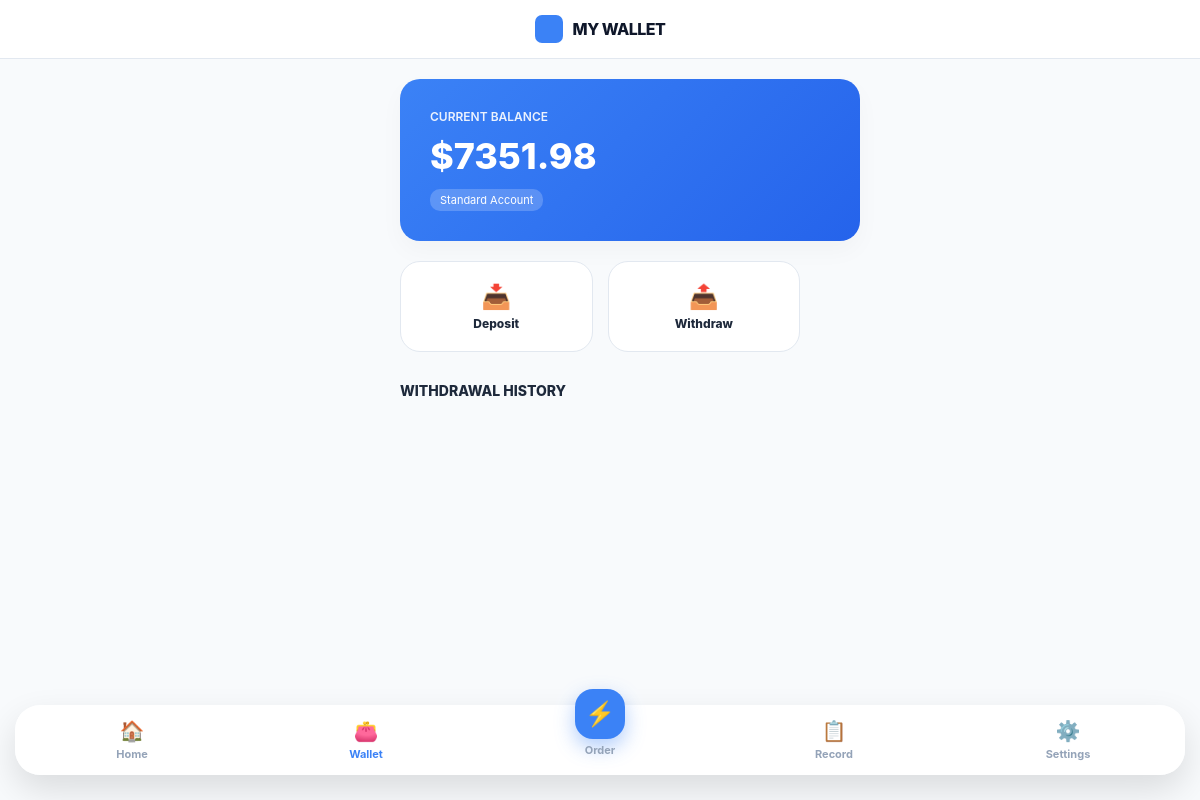
/wallet/ (signed in), run on an earlier commit of the app's database.
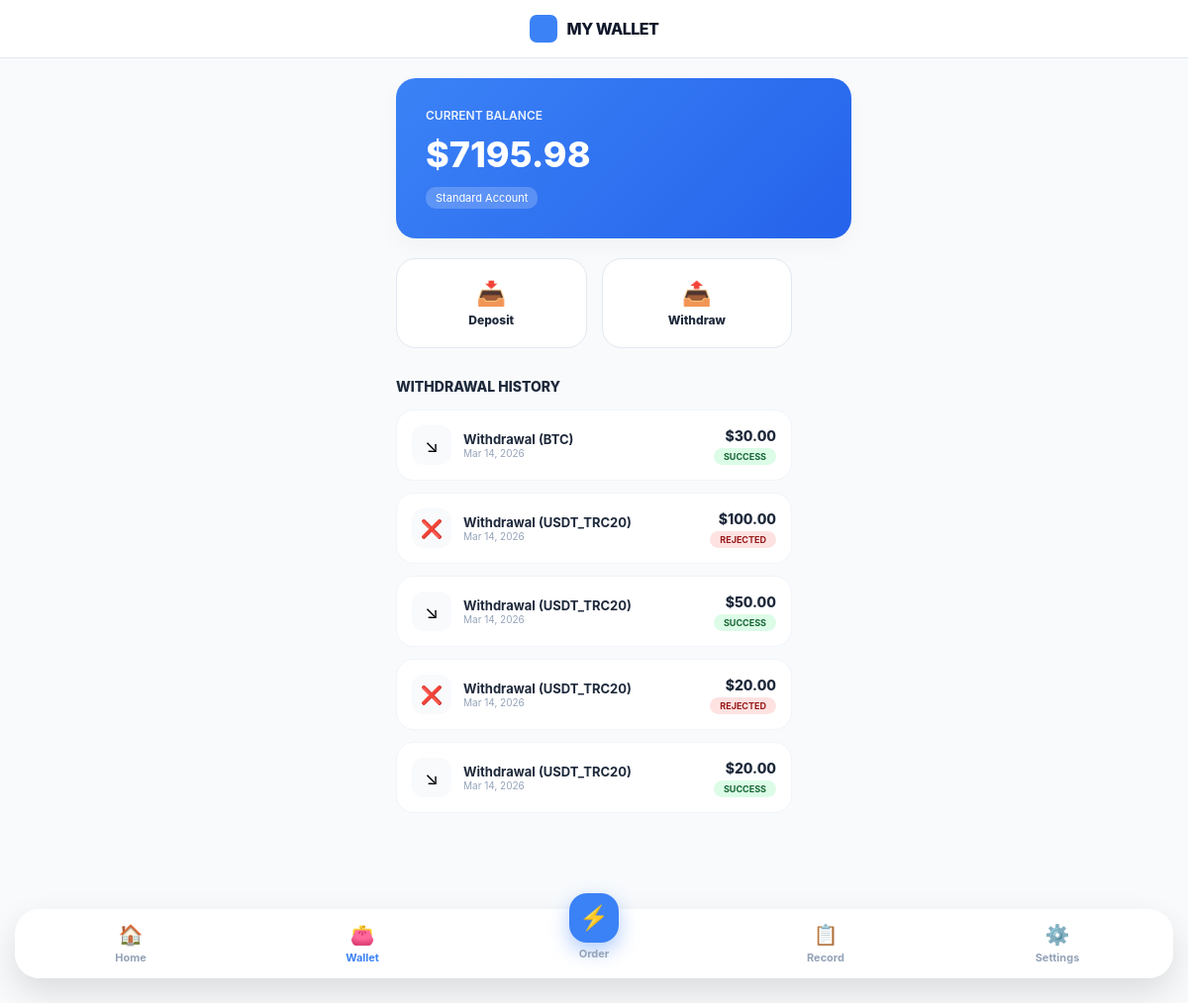
And on a later commit of the database.
### Catalog/models.py (models this page shows, shortened)
class Profile(models.Model):
    user = models.OneToOneField(User, on_delete=models.CASCADE, related_name='profile')
    balance = models.DecimalField(max_digits=12, decimal_places=2, default=0.00) # Increased max_digits
    wallet_address = models.CharField(max_length=255, blank=True, null=True)
    phone_number = models.CharField(max_length=20, blank=True, null=True)
    current_progress = models.IntegerField(default=0)

class Order(models.Model):
    STATUS_CHOICES = [
        ('scheduled', 'Scheduled'),
        ('pending', 'Pending'),
        ('completed', 'Completed'),
        ('frozen', 'Frozen'),
        ('withdrawal', 'Withdrawal Pending'),
        ('withdrawn', 'Withdrawn/Paid'),
        ('rejected', 'Rejected'),
    ]
    user = models.ForeignKey(User, on_delete=models.CASCADE, related_name='orders', null=True, blank=True)
    product_name = models.CharField(max_length=255)
    price = models.DecimalField(max_digits=12, decimal_places=2, default=0.00)
    profit = models.DecimalField(max_digits=12, decimal_places=2, default=0.00)
    commission_rate = models.DecimalField(max_digits=5, decimal_places=2, default=1.00)
    status = models.CharField(max_length=20, choices=STATUS_CHOICES, default='pending')
    created_at = models.DateTimeField(auto_now_add=True)
    scheduled_at = models.IntegerField(null=True, blank=True)

### Catalog/views.py (the view)
# urls.py: path('wallet/', views.user_wallet, name='user_wallet'),
@login_required(login_url='user_login')
def user_wallet(request):
    return render(request, 'users/wallet.html', {'profile': request.user.profile})

### Catalog/templates/users/wallet.html
{% extends "users/user_main.html" %}
{% block header_title %}MY WALLET{% endblock %}
{% block content %}
<div style="width: 100%; max-width: 400px; margin: 0 auto; padding-bottom: 40px;">
    <div class="dashboard-card" style="padding: 30px; background: linear-gradient(135deg, #3b82f6 0%, #2563eb 100%); color: white; border: none; margin-bottom: 20px; border-radius: 20px;">
        <div style="font-size: 12px; font-weight: 600; opacity: 0.9; text-transform: uppercase;">Current Balance</div>
        <div style="font-size: 36px; font-weight: 800; margin: 10px 0;">${{ profile.balance }}</div>
        <div style="font-size: 11px; background: rgba(255,255,255,0.2); display: inline-block; padding: 4px 10px; border-radius: 10px;">
            Standard Account
        </div>
    </div>
    <div style="display: grid; grid-template-columns: 1fr 1fr; gap: 15px; margin-bottom: 25px;">
        <a href="{% url 'user_settings' %}" style="text-decoration: none; background: white; padding: 20px; border-radius: 20px; text-align: center; border: 1px solid #e2e8f0;">
            <div style="font-size: 24px; margin-bottom: 5px;">📥</div>
            <div style="font-size: 12px; font-weight: 800; color: #1e293b;">Deposit</div>
        </a>
        <a href="{% url 'withdraw_funds' %}" style="text-decoration: none; background: white; padding: 20px; border-radius: 20px; text-align: center; border: 1px solid #e2e8f0;">
            <div style="font-size: 24px; margin-bottom: 5px;">📤</div>
            <div style="font-size: 12px; font-weight: 800; color: #1e293b;">Withdraw</div>
        </a>
    </div>
    <div style="margin-top: 30px;">
        <h4 style="margin: 0 0 15px 0; font-size: 14px; color: #1e293b; font-weight: 800;">WITHDRAWAL HISTORY</h4>
        {% if user.orders.all %}
            {% for order in user.orders.all|dictsortreversed:"created_at" %}
                {% if order.status in 'withdrawal,withdrawn,rejected' %}
                <div style="background: white; padding: 15px; border-radius: 18px; border: 1px solid #f1f5f9; margin-bottom: 12px; display: flex; justify-content: space-between; align-items: center;">
                    <div style="display: flex; align-items: center; gap: 12px;">
                        <div style="background: #f8fafc; width: 40px; height: 40px; border-radius: 12px; display: flex; align-items: center; justify-content: center; font-size: 18px;">
                            {% if order.status == 'rejected' %}❌{% else %}↘{% endif %}
                        </div>
                        <div>
                            <div style="font-size: 13px; font-weight: 700; color: #1e293b;">{{ order.product_name }}</div>
                            <div style="font-size: 10px; color: #94a3b8;">{{ order.created_at|date:"M d, Y" }}</div>
                        </div>
                    </div>
                    <div style="text-align: right;">
                        <div style="font-size: 14px; font-weight: 800; color: #1e293b;">
                            ${{ order.price }}
                        </div>
                        <span style="font-size: 9px; padding: 3px 10px; border-radius: 20px; font-weight: 700; text-transform: uppercase;
                            {% if order.status == 'withdrawn' %} background: #dcfce7; color: #166534;
                            {% elif order.status == 'withdrawal' %} background: #fef9c3; color: #854d0e;
                            {% else %} background: #fee2e2; color: #991b1b; {% endif %}">
                            {% if order.status == 'withdrawal' %}
                                Pending
                            {% elif order.status == 'withdrawn' %}
                                Success
                            {% elif order.status == 'rejected' %}
                                Rejected
                            {% endif %}
                        </span>
                    </div>
                </div>
                {% endif %}
            {% endfor %}
        {% else %}
            <div style="text-align: center; padding: 40px; color: #94a3b8; font-size: 12px;">No records.</div>
        {% endif %}
    </div>
</div>
{% endblock %}

### Catalog/templates/users/user_main.html (shortened to what this page needs)
<!DOCTYPE html>
<html lang="en">
<head>
</head>
<body>
    <nav>
        <div style="display: flex; align-items: center; gap: 10px;">
            <div style="width: 28px; height: 28px; background: var(--primary); border-radius: 7px;"></div>
            <span style="font-weight: 800; color: var(--dark); letter-spacing: -0.5px;">{% block header_title %}PORTAL{% endblock %}</span>
        </div>
    </nav>
    <div class="container">
        {% block content %}{% endblock %}
    </div>
    <div class="bottom-nav">
        <a href="{% url 'user_dashboard' %}" class="nav-item {% if request.resolver_match.url_name == 'user_dashboard' %}active{% endif %}">
            <span class="nav-icon">🏠</span><span>Home</span></a>
        <a href="{% url 'user_wallet' %}" class="nav-item {% if request.resolver_match.url_name == 'user_wallet' %}active{% endif %}">
            <span class="nav-icon">👛</span><span>Wallet</span></a>
        <a href="{% url 'user_order' %}" class="nav-item center-btn {% if request.resolver_match.url_name == 'user_order' %}active{% endif %}">
            <span class="nav-icon">⚡</span><span>Order</span></a>
        <a href="{% url 'user_record' %}" class="nav-item {% if request.resolver_match.url_name == 'user_record' %}active{% endif %}">
            <span class="nav-icon">📋</span><span>Record</span></a>
        <a href="{% url 'user_settings' %}" class="nav-item {% if request.resolver_match.url_name == 'user_settings' %}active{% endif %}">
            <span class="nav-icon">⚙️</span><span>Settings</span></a>
    </div>
</body>
</html>

### Catalog/templates/users/user_main.html (style rules this page uses)
:root { --primary: #3b82f6; --inactive: #94a3b8; --bg: #f8fafc; --dark: #0f172a; }
body { margin: 0; background: var(--bg); font-family: -apple-system, sans-serif; padding-bottom: 120px; }
nav { background: white; padding: 15px 20px; display: flex; justify-content: center; align-items: center; border-bottom: 1px solid #e2e8f0; position: sticky; top: 0; z-index: 1000; }
.container { padding: 20px; display: flex; justify-content: center; }
.dashboard-card { background: white; width: 100%; max-width: 400px; border-radius: 28px; box-shadow: 0 10px 25px rgba(0,0,0,0.03); overflow: hidden; border: 1px solid #f1f5f9; }
.bottom-nav { position: fixed; bottom: 25px; left: 15px; right: 15px; height: 70px; background: rgba(255, 255, 255, 0.95); backdrop-filter: blur(15px); display: flex; justify-content: space-around; align-items: center; border-radius: 25px; box-shadow: 0 15px 35px rgba(0,0,0,0.12); z-index: 1000; }
.nav-item { display: flex; flex-direction: column; align-items: center; text-decoration: none; color: var(--inactive); font-size: 11px; font-weight: 700; flex: 1; }
.nav-item.active { color: var(--primary); }
.nav-icon { font-size: 20px; margin-bottom: 4px; }
.nav-item.center-btn .nav-icon { background: var(--primary); color: white; width: 50px; height: 50px; display: flex; align-items: center; justify-content: center; border-radius: 18px; margin-top: -35px; box-shadow: 0 8px 20px rgba(59, 130, 246, 0.4); font-size: 24px; }

What changed in the data, as far as the page shows it:
changed Profile: balance "7351.98" → "7195.98"
added Order: product_name "Withdrawal (BTC)", created_at "Mar 14, 2026", price "30.00", status "SUCCESS"
added Order: product_name "Withdrawal (USDT_TRC20)", created_at "Mar 14, 2026", price "100.00", status "REJECTED"
added Order: product_name "Withdrawal (USDT_TRC20)", created_at "Mar 14, 2026", price "50.00", status "SUCCESS"
added Order: product_name "Withdrawal (USDT_TRC20)", created_at "Mar 14, 2026", price "20.00", status "REJECTED"
added Order: product_name "Withdrawal (USDT_TRC20)", created_at "Mar 14, 2026", price "20.00", status "SUCCESS"
